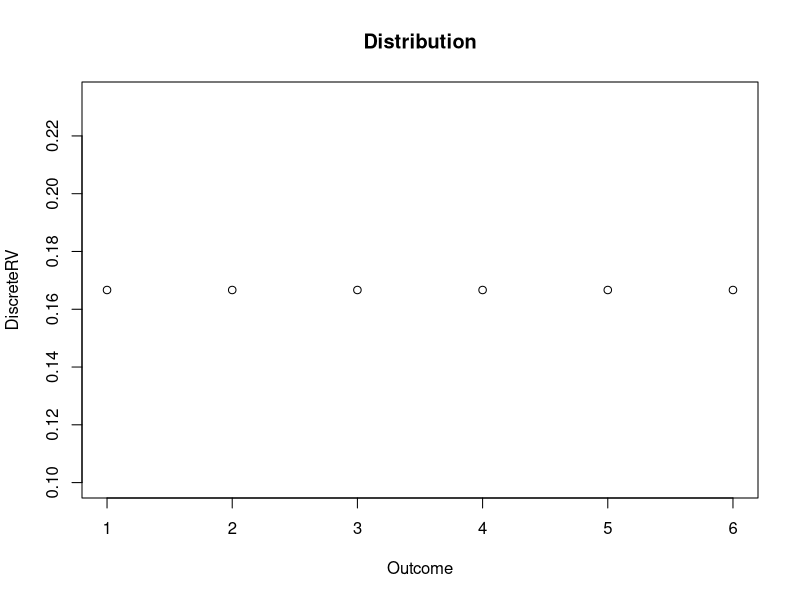
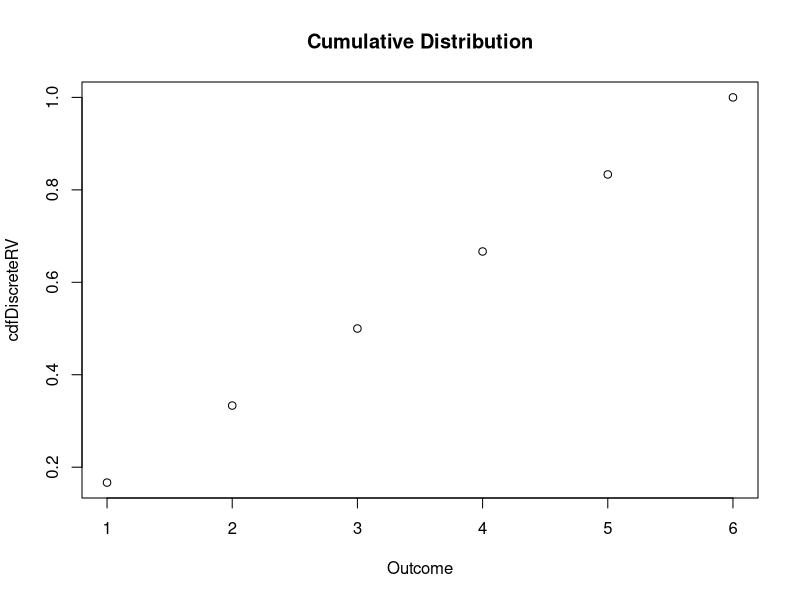
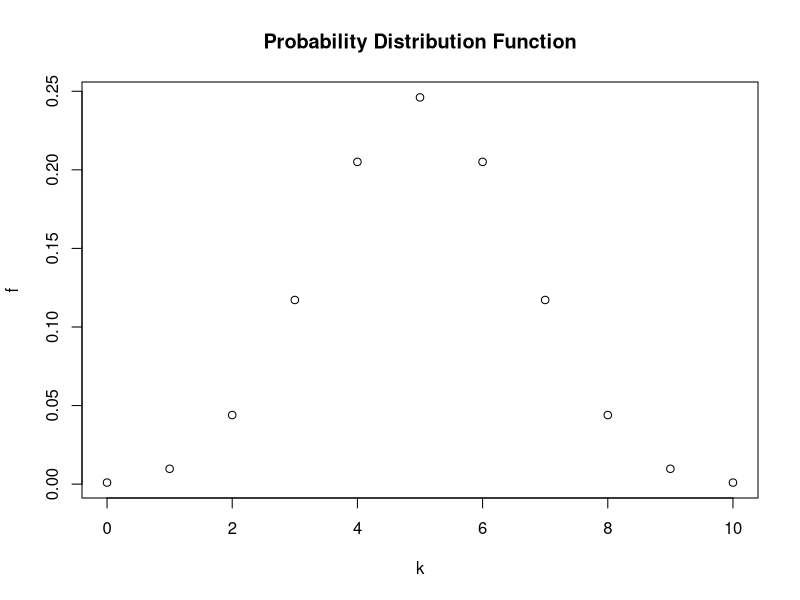
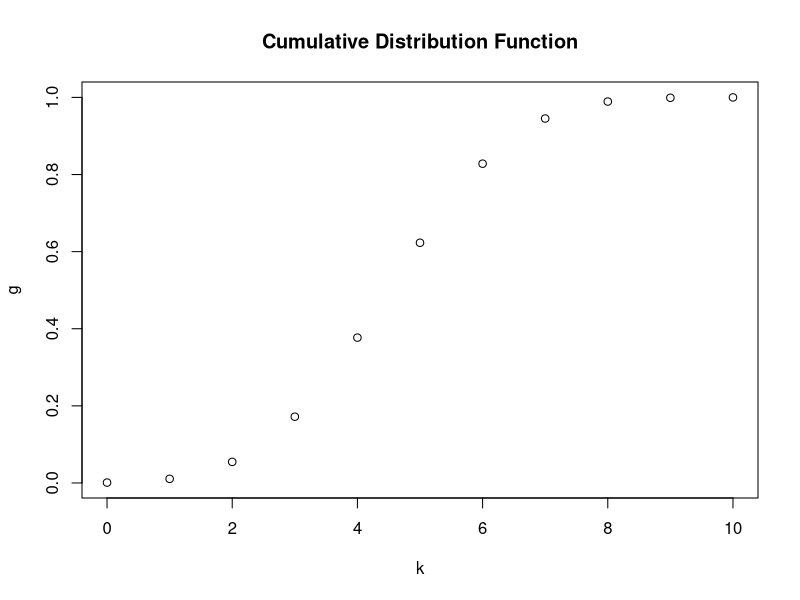
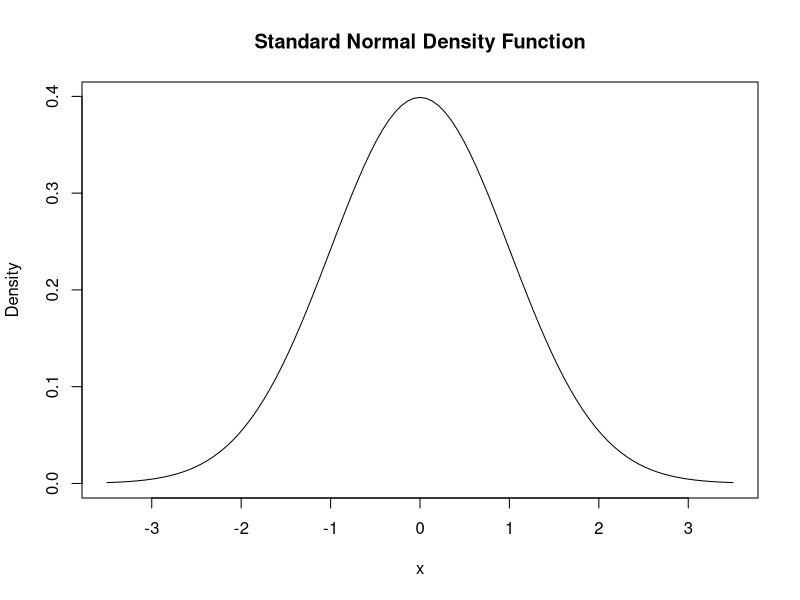
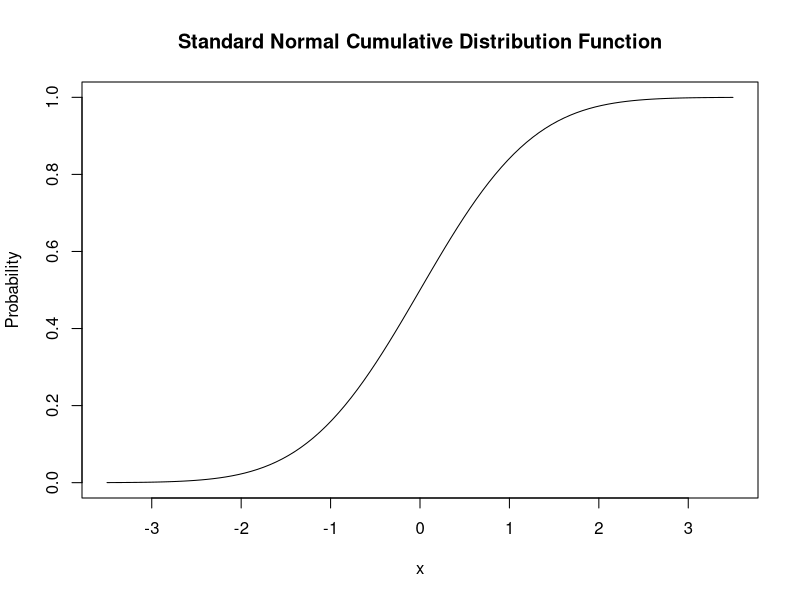

Reproduce these figures in R, in order.
##### -- Discrete RV pmf -- #####
#Roll of a dice
#

set.seed(7)
DiscreteRV <- rep(1/6, 6)

plot(DiscreteRV,
  xlab = "Outcome",
  main = "Distribution"
)

## Discrete RV cdf ##
cdfDiscreteRV <- cumsum(DiscreteRV)

plot(cdfDiscreteRV,
     xlab = "Outcome",
     main = "Cumulative Distribution"
)
##### -- Binominial -- #####
#X ~ Bin(10,03)
#P(X >= 3)
pbinom(q=3, size=10, prob=0.3) 


##### -- Bernouli -- #####
#Succses / fail (50/50)
sample(c("S", "F"), 1)

#k = 5, size n = 10, P(k=5)
dbinom(x = 5,
       size = 10,
       prob = 0.5)

#P(2<=k<=6)
sum(dbinom(x = 2:6, size = 10, prob = 0.5))

#plot pdf
k <- 0:10
f <- dbinom(x = k, size = 10,  prob = 0.5)
plot(x = k, 
     y = f,
     main = "Probability Distribution Function")

#plot cdf
g <- pbinom(q = k, 
               size = 10, 
               prob = 0.5)

plot(x = k, 
     y = g,
     main = "Cumulative Distribution Function") 

##### -- Dice throw -- #####
#Mean
mean(1:6)
sample(1:6, 3, replace = T) #T = True 

#Sample of mean
set.seed(10)
mean(sample(1:6, 10000, replace = T))

#Variance
var(1:6)


##### -- Normal distribution-- #####
#pmf
curve(dnorm(x),
      xlim = c(-3.5, 3.5),
      ylab = "Density", 
      main = "Standard Normal Density Function") 

#Density of certain positions
dnorm(x = c(-1.96, 0, 1.96))

#cdf
curve(pnorm(x), 
      xlim = c(-3.5, 3.5), 
      ylab = "Probability", 
      main = "Standard Normal Cumulative Distribution Function")





